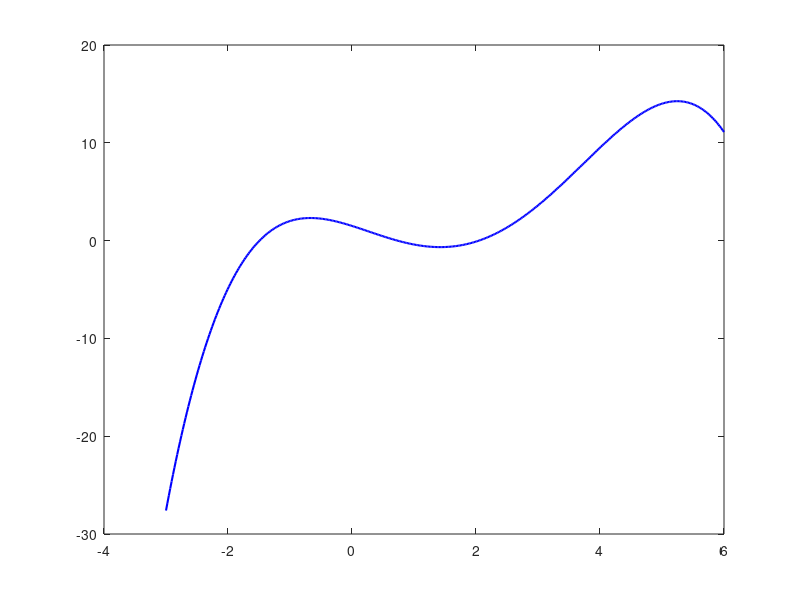

MATLAB code for this plot: (Note: this script raises an error after producing the figure.)
clear; 
clc; 
close all;

% Definicja funkcji p(x)
p = @(x) -0.1*x.^4 + 0.8*x.^3 - 0.6*x.^2 - 2*x + 1.5;

% Rozpatrywany przedział
a = -3;
b = 6;

% krok siatki
h = 0.1;

x_skan = a:h:b;
y_skan = p(x_skan);

pierwiastki = [];

ileIteracji = 30;

% Szukanie zmiany znaku
for i = 1:length(x_skan)-1
    if y_skan(i) * y_skan(i+1) < 0
        % Jeśli w przedziale zmienia się znak 
        % -> pierwiastek znajduje się w przedziale x_skan(i) and x_skan(i+1)
        left = x_skan(i);
        right = x_skan(i+1);

        % Bisekcja
        for k = 1:ileIteracji  % 30 iteracji
            mid = (left + right)/2;
            if p(left) * p(mid) <= 0
                right = mid;
            else
                left = mid;
            end
        end
        pierwiastki(end+1) = (left + right)/2;
    end
end

% Wyniki
disp('Znalezione pierwiastki funkcji p(x)');
disp(pierwiastki);

% Wykres
attr = {'Interpreter','latex'};

xd = linspace(a, b, 400);
yd = p(xd);
plot(xd, yd, 'b-', 'LineWidth', 1.5); hold on;
yline(0, '--k');
plot(pierwiastki, p(pierwiastki), 'ro', 'MarkerFaceColor','r');
xlabel('$x$', attr{:}); 
ylabel('$p(x)$', attr{:});
title('$p(x) = -0.1x.^4 + 0.8x.^3 - 0.6x.^2 - 2x + 1.5$', attr{:});
grid on;

for i = 1:length(pierwiastki)
    xr = pierwiastki(i);
    yr = p(xr);
    text(xr, yr-0.7, sprintf('(%.4g)', xr), ...
        'VerticalAlignment', 'top', ...
        'HorizontalAlignment', 'left', ...
        'FontSize', 9, 'Color', 'r', 'FontWeight', 'bold');
end